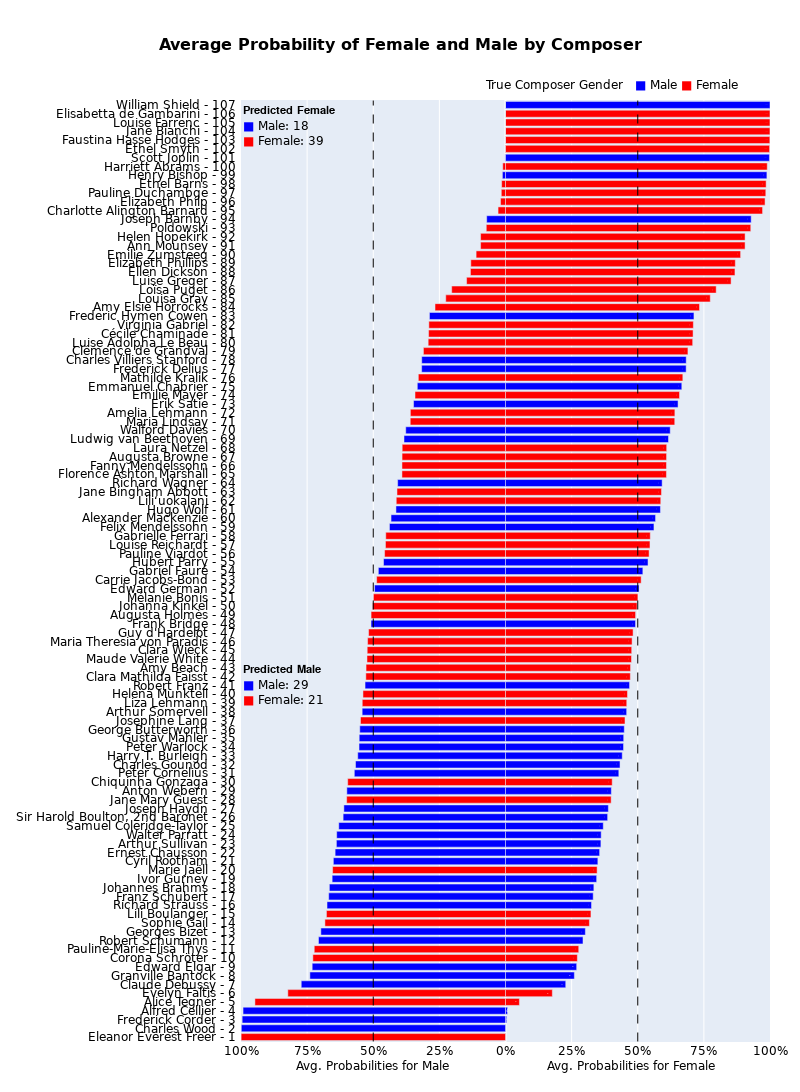

Write notebook code for a chart like this one.
### Code cell
import plotly.graph_objects as go
import numpy as np

# Assuming `df` is your DataFrame
df=predictions

# Create columns for positive and negative values
df['positive'] = df['female_proba']
df['negative'] = -df['male_proba']
df = df.sort_values(by='positive')

# Create enumeration and labels for y-axis
df['enumeration'] = range(1, df.shape[0] + 1)
enumerated_labels = [f" {name} - {i} " for i, name in zip(df['enumeration'], df['composer_name'])]

# Create a color mapping based on the composer_gender
color_map = {'Female': 'red', 'Male': 'blue'}
df['color'] = df['composer_gender'].map(color_map)

# Create traces for positive and negative values
trace_positive = go.Bar(
    y=df['composer_name'],
    x=df['positive'],
    text=df['enumeration'],
    textposition='inside',
    marker_color=df['color'],
    orientation='h',
    showlegend=False,
    name='Positive Proportion'
)

trace_negative = go.Bar(
    y=df['composer_name'],
    x=df['negative'],
    textposition='inside',
    marker_color=df['color'],
    orientation='h',
    showlegend=False,
    name='Negative Proportion'
)

df.reset_index(inplace=True, drop=True)
# Identify the indices for 50-50% composers
# lower_bound_index = df[df['positive'] == 0.500000].index[0]
# upper_bound_index = df[df['positive'] == 0.500000].index[-1]

# Create the figure
fig = go.Figure(data=[trace_positive, trace_negative])

# Add reference lines at 50% and -50%
fig.add_shape(type="line", 
              x0=0.5, y0=-0.5, x1=0.5, y1=len(df) - 0.5,
              line=dict(color="black", width=1, dash="dash"))
fig.add_shape(type="line", 
              x0=-0.5, y0=-0.5, x1=-0.5, y1=len(df) - 0.5,
              line=dict(color="black", width=1, dash="dash"))

# # Add horizontal lines for 50-50% composers
# fig.add_shape(type="line",
#               x0=-1, y0=lower_bound_index - 0.5, x1=1, y1=lower_bound_index - 0.5,
#               line=dict(color="green", width=2, dash="dash"))

# fig.add_shape(type="line",
#               x0=-1, y0=upper_bound_index + 0.5, x1=1, y1=upper_bound_index + 0.5,
#               line=dict(color="green", width=2, dash="dash"))

# Create custom x-tick labels
custom_x_ticks = {v: f"{abs(v) * 100:.0f}%" for v in [-1, -0.75, -0.5, -0.25, 0, 0.25, 0.5, 0.75, 1]}

# Update the layout
fig.update_layout(
    barmode='overlay',
    width=800,  # Increase the width of the plot
    height=1300,
    title=dict(
        text='<b>Average Probability of Female and Male by Composer',
        font=dict(size=16, family='DejaVu Sans',color='black'),
        x=0.5,  # Center the title
        xanchor='center'
    ),
    yaxis_title=None,
    xaxis_title=None,  # Remove x-axis title
    yaxis=dict(
        title=None,
        tickfont_size=12,
        tickmode='array',
        tickvals=df['composer_name'],  # Y-axis positions
        ticktext=enumerated_labels,  # Y-axis labels with enumeration
        tickfont=dict(family='DejaVu Sans',color='black')
    ),
    xaxis=dict(
        title_font_size=20,
        tickfont_size=12,
        tickvals=list(custom_x_ticks.keys()),
        ticktext=list(custom_x_ticks.values()),
        tickformat='.0%',
        range=[-1, 1],
        title=None,  # Remove x-axis title
        tickfont=dict(family='DejaVu Sans',color='black')
    ),
    margin=dict(l=200, r=20, t=100, b=50)  # Adjust margins to fit labels and avoid extra space
)

# Add annotations for positive and negative x-axis titles
fig.add_annotation(
    xref="paper", yref="paper",
    x=0.1, y=-0.035,  # Adjust x for positioning near the x-axis
    text="Avg. Probabilities for Male",
    showarrow=False,
    font=dict(size=12, family='DejaVu Sans', color='black'),
    align="center"
)

fig.add_annotation(
    xref="paper", yref="paper",
    x=0.9, y=-0.035,  # Adjust x for positioning near the x-axis
    text="Avg. Probabilities for Female",
    showarrow=False,
    font=dict(size=12, family='DejaVu Sans', color='black'),
    align="center"
)

# Define conditions
conditions = [
    (df['positive'] == -df['negative']),   # Condition 1: 50-50%
    (df['positive'] > -df['negative']),    # Condition 2: Positive is greater
    (df['positive'] < -df['negative'])     # Condition 3: Negative is greater
]

# Define choices for each condition
choices = ['50-50%', 'Predicted Female', 'Predicted Male']

# Create the new column based on conditions
df['category'] = np.select(conditions, choices, default='Other')

count_by_category = df.groupby(by=['category', 'composer_gender']).size().reset_index(name='count')

# Define the positions and text for the annotations with titles on top
annotations = [
    dict(
        xref="paper", yref="paper",
        x=0, y=0.999,
        text=f"{utils.to_bold('Predicted Female')}<br><span style='color:blue'>■</span> Male: {count_by_category[(count_by_category['category']=='Predicted Female') & (count_by_category['composer_gender']=='Male')]['count'].values[0]}<br><span style='color:red'>■</span> Female: {count_by_category[(count_by_category['category']=='Predicted Female') & (count_by_category['composer_gender']=='Female')]['count'].values[0]}",
        showarrow=False,
        font=dict(size=12, family='DejaVu Sans', color='black'),
        align="left"
    ),
    dict(
        xref="paper", yref="paper",
        x=0, y=0.38,
        text=f"{utils.to_bold('Predicted Male')}<br><span style='color:blue'>■</span> Male: {count_by_category[(count_by_category['category']=='Predicted Male') & (count_by_category['composer_gender']=='Male')]['count'].values[0]}<br><span style='color:red'>■</span> Female: {count_by_category[(count_by_category['category']=='Predicted Male') & (count_by_category['composer_gender']=='Female')]['count'].values[0]}",
        showarrow=False,
        font=dict(size=12, family='DejaVu Sans', color='black'),
        align="left"
    )
]

# Add the annotations to the figure
for annotation in annotations:
    fig.add_annotation(annotation)

# Add a legend-like annotation below the plot
fig.add_annotation(
    xref="paper", yref="paper",
    x=0.7, y=1.025,  # Position the legend below the plot
    text="True Composer Gender  </b> <span style='color:blue'>■</span> Male <span style='color:red'>■</span> Female",
    showarrow=False,
    font=dict(size=12, family='DejaVu Sans', color='black'),
    align="center",
    xanchor='center'
)

# Show the figure
fig.show()

### Figure 1 — Plotly figure (JSON) as saved in the notebook; plotly's stock layout.template omitted (floating-point values rounded to 4 significant figures)
{"data": [{"marker": {"color": ["red", "blue", "blue", "blue", "red", "red", "blue", "blue", "blue", "red", "red", "blue", "blue", "red", "red", "blue", "blue", "blue", "blue", "red", "blue", "blue", "blue", "blue", "blue", "blue", "blue", "red", "blue", "red", "blue", "blue", "blue", "blue", "blue", "blue", "red", "blue", "red", "red", "blue", "red", "red", "red", "red", "red", "red", "blue", "red", "red", "red", "blue", "red", "blue", "blue", "red", "red", "red", "blue", "blue", "blue", "red", "red", "blue", "red", "red", "red", "red", "blue", "blue", "red", "red", "blue", "red", "blue", "red", "blue", "blue", "red", "red", "red", "red", "blue", "red", "red", "red", "red", "red", "red", "red", "red", "red", "red", "blue", "red", "red", "red", "red", "blue", "red", "blue", "red", "red", "red", "red", "red", "blue"]}, "name": "Positive Proportion", "orientation": "h", "showlegend": false, "text": [1, 2, 3, 4, 5, 6, 7, 8, 9, 10, 11, 12, 13, 14, 15, 16, 17, 18, 19, 20, 21, 22, 23, 24, 25, 26, 27, 28, 29, 30, 31, 32, 33, 34, 35, 36, 37, 38, 39, 40, 41, 42, 43, 44, 45, 46, 47, 48, 49, 50, 51, 52, 53, 54, 55, 56, 57, 58, 59, 60, 61, 62, 63, 64, 65, 66, 67, 68, 69, 70, 71, 72, 73, 74, 75, 76, 77, 78, 79, 80, 81, 82, 83, 84, 85, 86, 87, 88, 89, 90, 91, 92, 93, 94, 95, 96, 97, 98, 99, 100, 101, 102, 103, 104, 105, 106, 107], "textposition": "inside", "type": "bar", "x": [0.000576, 0.00123, 0.004402, 0.007761, 0.05263, 0.177, 0.2277, 0.2604, 0.2691, 0.2717, 0.2769, 0.293, 0.3019, 0.3172, 0.323, 0.3252, 0.3316, 0.3341, 0.3446, 0.3464, 0.3492, 0.3559, 0.3607, 0.3617, 0.3696, 0.3861, 0.3889, 0.3994, 0.4001, 0.4034, 0.4284, 0.433, 0.4414, 0.4462, 0.4469, 0.449, 0.4518, 0.4581, 0.4584, 0.4611, 0.469, 0.472, 0.4728, 0.4763, 0.4771, 0.4786, 0.4824, 0.4916, 0.4918, 0.4973, 0.5006, 0.5049, 0.5129, 0.5193, 0.5388, 0.5429, 0.5462, 0.5473, 0.5613, 0.5673, 0.5858, 0.587, 0.5898, 0.5922, 0.6085, 0.6086, 0.6089, 0.6094, 0.6162, 0.6228, 0.6399, 0.6404, 0.6524, 0.6579, 0.6666, 0.6704, 0.683, 0.6833, 0.6897, 0.7077, 0.7092, 0.7103, 0.7125, 0.7335, 0.7741, 0.7966, 0.8529, 0.8675, 0.8689, 0.8889, 0.9058, 0.9058, 0.9273, 0.9288, 0.9719, 0.9813, 0.9841, 0.9854, 0.9883, 0.9896, 0.9978, 0.9984, 0.9994, 0.9998, 0.9998, 0.9999, 1.0], "y": ["Eleanor Everest Freer", "Charles Wood", "Frederick Corder", "Alfred Cellier", "Alice Tegnér", "Evelyn Faltis", "Claude Debussy", "Granville Bantock", "Edward Elgar", "Corona Schröter", "Pauline-Marie-Elisa Thys", "Robert Schumann", "Georges Bizet", "Sophie Gail", "Lili Boulanger", "Richard Strauss", "Franz Schubert", "Johannes Brahms", "Ivor Gurney", "Marie Jaëll", "Cyril Rootham", "Ernest Chausson", "Arthur Sullivan", "Walter Parratt", "Samuel Coleridge-Taylor", "Sir Harold Boulton, 2nd Baronet", "Joseph Haydn", "Jane Mary Guest", "Anton Webern", "Chiquinha Gonzaga", "Peter Cornelius", "Charles Gounod", "Harry T. Burleigh", "Peter Warlock", "Gustav Mahler", "George Butterworth", "Josephine Lang", "Arthur Somervell", "Liza Lehmann", "Helena Munktell", "Robert Franz", "Clara Mathilda Faisst", "Amy Beach", "Maude Valerie White", "Clara Wieck", "Maria Theresia von Paradis", "Guy d'Hardelot", "Frank Bridge", "Augusta Holmès", "Johanna Kinkel", "Mélanie Bonis", "Edward German", "Carrie Jacobs-Bond", "Gabriel Fauré", "Hubert Parry", "Pauline Viardot", "Louise Reichardt", "Gabrielle Ferrari", "Felix Mendelssohn", "Alexander Mackenzie", "Hugo Wolf", "Liliʻuokalani", "Jane Bingham Abbott", "Richard Wagner", "Florence Ashton Marshall", "Fanny Mendelssohn", "Augusta Browne", "Laura Netzel", "Ludwig van Beethoven", "Walford Davies", "Maria Lindsay", "Amelia Lehmann", "Erik Satie", "Emilie Mayer", "Emmanuel Chabrier", "Mathilde Kralik", "Frederick Delius", "Charles Villiers Stanford", "Clémence de Grandval", "Luise Adolpha Le Beau", "Cécile Chaminade", "Virginia Gabriel", "Frederic Hymen Cowen", "Amy Elsie Horrocks", "Louisa Gray", "Loïsa Puget", "Luise Greger", "Ellen Dickson", "Elizabeth Phillips", "Emilie Zumsteeg", "Ann Mounsey", "Helen Hopekirk", "Poldowski", "Joseph Barnby", "Charlotte Alington Barnard", "Elizabeth Philp", "Pauline Duchambge", "Ethel Barns", "Henry Bishop", "Harriett Abrams", "Scott Joplin", "Ethel Smyth", "Faustina Hasse Hodges", "Jane Bianchi", "Louise Farrenc", "Elisabetta de Gambarini", "William Shield"]}, {"marker": {"color": ["red", "blue", "blue", "blue", "red", "red", "blue", "blue", "blue", "red", "red", "blue", "blue", "red", "red", "blue", "blue", "blue", "blue", "red", "blue", "blue", "blue", "blue", "blue", "blue", "blue", "red", "blue", "red", "blue", "blue", "blue", "blue", "blue", "blue", "red", "blue", "red", "red", "blue", "red", "red", "red", "red", "red", "red", "blue", "red", "red", "red", "blue", "red", "blue", "blue", "red", "red", "red", "blue", "blue", "blue", "red", "red", "blue", "red", "red", "red", "red", "blue", "blue", "red", "red", "blue", "red", "blue", "red", "blue", "blue", "red", "red", "red", "red", "blue", "red", "red", "red", "red", "red", "red", "red", "red", "red", "red", "blue", "red", "red", "red", "red", "blue", "red", "blue", "red", "red", "red", "red", "red", "blue"]}, "name": "Negative Proportion", "orientation": "h", "showlegend": false, "textposition": "inside", "type": "bar", "x": [-0.9994, -0.9988, -0.9956, -0.9922, -0.9474, -0.823, -0.7723, -0.7396, -0.7309, -0.7283, -0.7231, -0.707, -0.6981, -0.6828, -0.677, -0.6748, -0.6684, -0.6659, -0.6554, -0.6536, -0.6508, -0.6441, -0.6393, -0.6383, -0.6304, -0.6139, -0.6111, -0.6006, -0.5999, -0.5966, -0.5716, -0.567, -0.5586, -0.5538, -0.5531, -0.551, -0.5482, -0.5419, -0.5416, -0.5389, -0.531, -0.528, -0.5272, -0.5237, -0.5229, -0.5214, -0.5176, -0.5084, -0.5082, -0.5027, -0.4994, -0.4951, -0.4871, -0.4807, -0.4612, -0.4571, -0.4538, -0.4527, -0.4387, -0.4327, -0.4142, -0.413, -0.4102, -0.4078, -0.3915, -0.3914, -0.3911, -0.3906, -0.3838, -0.3772, -0.3601, -0.3596, -0.3476, -0.3421, -0.3334, -0.3296, -0.317, -0.3167, -0.3103, -0.2923, -0.2908, -0.2897, -0.2875, -0.2665, -0.2259, -0.2034, -0.1471, -0.1325, -0.1311, -0.1111, -0.09423, -0.09418, -0.07269, -0.07117, -0.02811, -0.01869, -0.01587, -0.0146, -0.01172, -0.01038, -0.002155, -0.001582, -0.0006235, -0.0001896, -0.0001609, -5.673e-05, -9.175e-07], "y": ["Eleanor Everest Freer", "Charles Wood", "Frederick Corder", "Alfred Cellier", "Alice Tegnér", "Evelyn Faltis", "Claude Debussy", "Granville Bantock", "Edward Elgar", "Corona Schröter", "Pauline-Marie-Elisa Thys", "Robert Schumann", "Georges Bizet", "Sophie Gail", "Lili Boulanger", "Richard Strauss", "Franz Schubert", "Johannes Brahms", "Ivor Gurney", "Marie Jaëll", "Cyril Rootham", "Ernest Chausson", "Arthur Sullivan", "Walter Parratt", "Samuel Coleridge-Taylor", "Sir Harold Boulton, 2nd Baronet", "Joseph Haydn", "Jane Mary Guest", "Anton Webern", "Chiquinha Gonzaga", "Peter Cornelius", "Charles Gounod", "Harry T. Burleigh", "Peter Warlock", "Gustav Mahler", "George Butterworth", "Josephine Lang", "Arthur Somervell", "Liza Lehmann", "Helena Munktell", "Robert Franz", "Clara Mathilda Faisst", "Amy Beach", "Maude Valerie White", "Clara Wieck", "Maria Theresia von Paradis", "Guy d'Hardelot", "Frank Bridge", "Augusta Holmès", "Johanna Kinkel", "Mélanie Bonis", "Edward German", "Carrie Jacobs-Bond", "Gabriel Fauré", "Hubert Parry", "Pauline Viardot", "Louise Reichardt", "Gabrielle Ferrari", "Felix Mendelssohn", "Alexander Mackenzie", "Hugo Wolf", "Liliʻuokalani", "Jane Bingham Abbott", "Richard Wagner", "Florence Ashton Marshall", "Fanny Mendelssohn", "Augusta Browne", "Laura Netzel", "Ludwig van Beethoven", "Walford Davies", "Maria Lindsay", "Amelia Lehmann", "Erik Satie", "Emilie Mayer", "Emmanuel Chabrier", "Mathilde Kralik", "Frederick Delius", "Charles Villiers Stanford", "Clémence de Grandval", "Luise Adolpha Le Beau", "Cécile Chaminade", "Virginia Gabriel", "Frederic Hymen Cowen", "Amy Elsie Horrocks", "Louisa Gray", "Loïsa Puget", "Luise Greger", "Ellen Dickson", "Elizabeth Phillips", "Emilie Zumsteeg", "Ann Mounsey", "Helen Hopekirk", "Poldowski", "Joseph Barnby", "Charlotte Alington Barnard", "Elizabeth Philp", "Pauline Duchambge", "Ethel Barns", "Henry Bishop", "Harriett Abrams", "Scott Joplin", "Ethel Smyth", "Faustina Hasse Hodges", "Jane Bianchi", "Louise Farrenc", "Elisabetta de Gambarini", "William Shield"]}], "layout": {"annotations": [{"align": "center", "font": {"color": "black", "family": "DejaVu Sans", "size": 12}, "showarrow": false, "text": "Avg. Probabilities for Male", "x": 0.1, "xref": "paper", "y": -0.035, "yref": "paper"}, {"align": "center", "font": {"color": "black", "family": "DejaVu Sans", "size": 12}, "showarrow": false, "text": "Avg. Probabilities for Female", "x": 0.9, "xref": "paper", "y": -0.035, "yref": "paper"}, {"align": "left", "font": {"color": "black", "family": "DejaVu Sans", "size": 12}, "showarrow": false, "text": "𝗣𝗿𝗲𝗱𝗶𝗰𝘁𝗲𝗱 𝗙𝗲𝗺𝗮𝗹𝗲<br><span style='color:blue'>■</span> Male: 18<br><span style='color:red'>■</span> Female: 39", "x": 0, "xref": "paper", "y": 0.999, "yref": "paper"}, {"align": "left", "font": {"color": "black", "family": "DejaVu Sans", "size": 12}, "showarrow": false, "text": "𝗣𝗿𝗲𝗱𝗶𝗰𝘁𝗲𝗱 𝗠𝗮𝗹𝗲<br><span style='color:blue'>■</span> Male: 29<br><span style='color:red'>■</span> Female: 21", "x": 0, "xref": "paper", "y": 0.38, "yref": "paper"}, {"align": "center", "font": {"color": "black", "family": "DejaVu Sans", "size": 12}, "showarrow": false, "text": "True Composer Gender  </b> <span style='color:blue'>■</span> Male <span style='color:red'>■</span> Female", "x": 0.7, "xanchor": "center", "xref": "paper", "y": 1.025, "yref": "paper"}], "barmode": "overlay", "height": 1300, "margin": {"b": 50, "l": 200, "r": 20, "t": 100}, "shapes": [{"line": {"color": "black", "dash": "dash", "width": 1}, "type": "line", "x0": 0.5, "x1": 0.5, "y0": -0.5, "y1": 106.5}, {"line": {"color": "black", "dash": "dash", "width": 1}, "type": "line", "x0": -0.5, "x1": -0.5, "y0": -0.5, "y1": 106.5}], "title": {"font": {"color": "black", "family": "DejaVu Sans", "size": 16}, "text": "<b>Average Probability of Female and Male by Composer", "x": 0.5, "xanchor": "center"}, "width": 800, "xaxis": {"range": [-1, 1], "tickfont": {"color": "black", "family": "DejaVu Sans", "size": 12}, "tickformat": ".0%", "ticktext": ["100%", "75%", "50%", "25%", "0%", "25%", "50%", "75%", "100%"], "tickvals": [-1, -0.75, -0.5, -0.25, 0, 0.25, 0.5, 0.75, 1], "title": {"font": {"size": 20}}}, "yaxis": {"tickfont": {"color": "black", "family": "DejaVu Sans", "size": 12}, "tickmode": "array", "ticktext": [" Eleanor Everest Freer - 1 ", " Charles Wood - 2 ", " Frederick Corder - 3 ", " Alfred Cellier - 4 ", " Alice Tegnér - 5 ", " Evelyn Faltis - 6 ", " Claude Debussy - 7 ", " Granville Bantock - 8 ", " Edward Elgar - 9 ", " Corona Schröter - 10 ", " Pauline-Marie-Elisa Thys - 11 ", " Robert Schumann - 12 ", " Georges Bizet - 13 ", " Sophie Gail - 14 ", " Lili Boulanger - 15 ", " Richard Strauss - 16 ", " Franz Schubert - 17 ", " Johannes Brahms - 18 ", " Ivor Gurney - 19 ", " Marie Jaëll - 20 ", " Cyril Rootham - 21 ", " Ernest Chausson - 22 ", " Arthur Sullivan - 23 ", " Walter Parratt - 24 ", " Samuel Coleridge-Taylor - 25 ", " Sir Harold Boulton, 2nd Baronet - 26 ", " Joseph Haydn - 27 ", " Jane Mary Guest - 28 ", " Anton Webern - 29 ", " Chiquinha Gonzaga - 30 ", " Peter Cornelius - 31 ", " Charles Gounod - 32 ", " Harry T. Burleigh - 33 ", " Peter Warlock - 34 ", " Gustav Mahler - 35 ", " George Butterworth - 36 ", " Josephine Lang - 37 ", " Arthur Somervell - 38 ", " Liza Lehmann - 39 ", " Helena Munktell - 40 ", " Robert Franz - 41 ", " Clara Mathilda Faisst - 42 ", " Amy Beach - 43 ", " Maude Valerie White - 44 ", " Clara Wieck - 45 ", " Maria Theresia von Paradis - 46 ", " Guy d'Hardelot - 47 ", " Frank Bridge - 48 ", " Augusta Holmès - 49 ", " Johanna Kinkel - 50 ", " Mélanie Bonis - 51 ", " Edward German - 52 ", " Carrie Jacobs-Bond - 53 ", " Gabriel Fauré - 54 ", " Hubert Parry - 55 ", " Pauline Viardot - 56 ", " Louise Reichardt - 57 ", " Gabrielle Ferrari - 58 ", " Felix Mendelssohn - 59 ", " Alexander Mackenzie - 60 ", " Hugo Wolf - 61 ", " Liliʻuokalani - 62 ", " Jane Bingham Abbott - 63 ", " Richard Wagner - 64 ", " Florence Ashton Marshall - 65 ", " Fanny Mendelssohn - 66 ", " Augusta Browne - 67 ", " Laura Netzel - 68 ", " Ludwig van Beethoven - 69 ", " Walford Davies - 70 ", " Maria Lindsay - 71 ", " Amelia Lehmann - 72 ", " Erik Satie - 73 ", " Emilie Mayer - 74 ", " Emmanuel Chabrier - 75 ", " Mathilde Kralik - 76 ", " Frederick Delius - 77 ", " Charles Villiers Stanford - 78 ", " Clémence de Grandval - 79 ", " Luise Adolpha Le Beau - 80 ", " Cécile Chaminade - 81 ", " Virginia Gabriel - 82 ", " Frederic Hymen Cowen - 83 ", " Amy Elsie Horrocks - 84 ", " Louisa Gray - 85 ", " Loïsa Puget - 86 ", " Luise Greger - 87 ", " Ellen Dickson - 88 ", " Elizabeth Phillips - 89 ", " Emilie Zumsteeg - 90 ", " Ann Mounsey - 91 ", " Helen Hopekirk - 92 ", " Poldowski - 93 ", " Joseph Barnby - 94 ", " Charlotte Alington Barnard - 95 ", " Elizabeth Philp - 96 ", " Pauline Duchambge - 97 ", " Ethel Barns - 98 ", " Henry Bishop - 99 ", " Harriett Abrams - 100 ", " Scott Joplin - 101 ", " Ethel Smyth - 102 ", " Faustina Hasse Hodges - 103 ", " Jane Bianchi - 104 ", " Louise Farrenc - 105 ", " Elisabetta de Gambarini - 106 ", " William Shield - 107 "], "tickvals": ["Eleanor Everest Freer", "Charles Wood", "Frederick Corder", "Alfred Cellier", "Alice Tegnér", "Evelyn Faltis", "Claude Debussy", "Granville Bantock", "Edward Elgar", "Corona Schröter", "Pauline-Marie-Elisa Thys", "Robert Schumann", "Georges Bizet", "Sophie Gail", "Lili Boulanger", "Richard Strauss", "Franz Schubert", "Johannes Brahms", "Ivor Gurney", "Marie Jaëll", "Cyril Rootham", "Ernest Chausson", "Arthur Sullivan", "Walter Parratt", "Samuel Coleridge-Taylor", "Sir Harold Boulton, 2nd Baronet", "Joseph Haydn", "Jane Mary Guest", "Anton Webern", "Chiquinha Gonzaga", "Peter Cornelius", "Charles Gounod", "Harry T. Burleigh", "Peter Warlock", "Gustav Mahler", "George Butterworth", "Josephine Lang", "Arthur Somervell", "Liza Lehmann", "Helena Munktell", "Robert Franz", "Clara Mathilda Faisst", "Amy Beach", "Maude Valerie White", "Clara Wieck", "Maria Theresia von Paradis", "Guy d'Hardelot", "Frank Bridge", "Augusta Holmès", "Johanna Kinkel", "Mélanie Bonis", "Edward German", "Carrie Jacobs-Bond", "Gabriel Fauré", "Hubert Parry", "Pauline Viardot", "Louise Reichardt", "Gabrielle Ferrari", "Felix Mendelssohn", "Alexander Mackenzie", "Hugo Wolf", "Liliʻuokalani", "Jane Bingham Abbott", "Richard Wagner", "Florence Ashton Marshall", "Fanny Mendelssohn", "Augusta Browne", "Laura Netzel", "Ludwig van Beethoven", "Walford Davies", "Maria Lindsay", "Amelia Lehmann", "Erik Satie", "Emilie Mayer", "Emmanuel Chabrier", "Mathilde Kralik", "Frederick Delius", "Charles Villiers Stanford", "Clémence de Grandval", "Luise Adolpha Le Beau", "Cécile Chaminade", "Virginia Gabriel", "Frederic Hymen Cowen", "Amy Elsie Horrocks", "Louisa Gray", "Loïsa Puget", "Luise Greger", "Ellen Dickson", "Elizabeth Phillips", "Emilie Zumsteeg", "Ann Mounsey", "Helen Hopekirk", "Poldowski", "Joseph Barnby", "Charlotte Alington Barnard", "Elizabeth Philp", "Pauline Duchambge", "Ethel Barns", "Henry Bishop", "Harriett Abrams", "Scott Joplin", "Ethel Smyth", "Faustina Hasse Hodges", "Jane Bianchi", "Louise Farrenc", "Elisabetta de Gambarini", "William Shield"], "title": {}}}}
